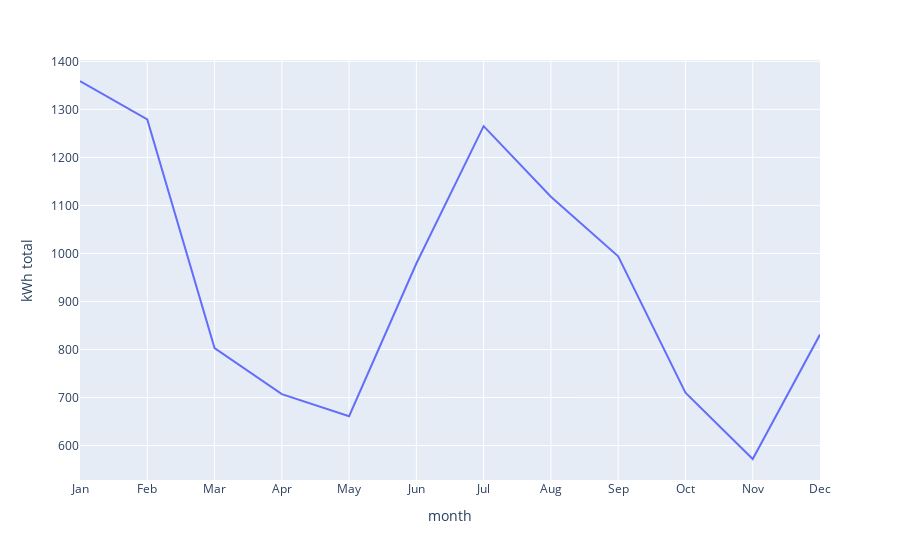
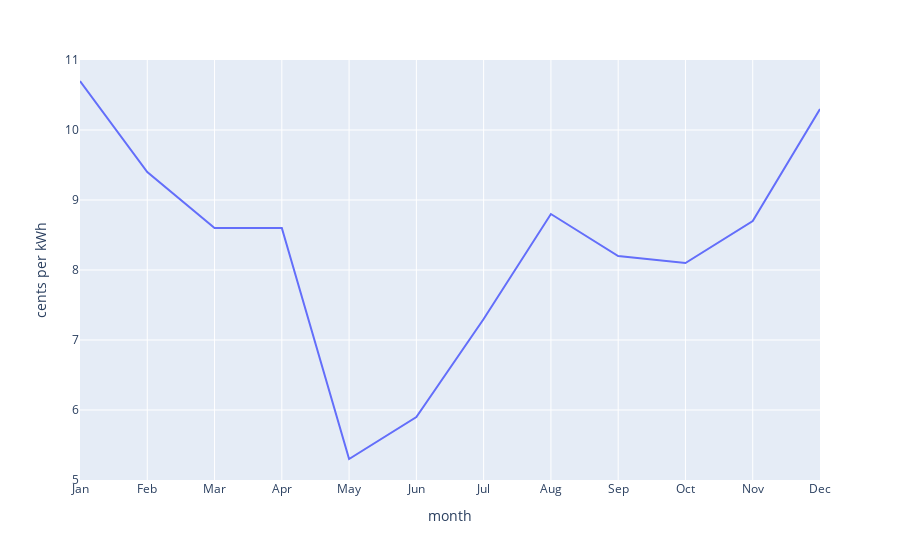
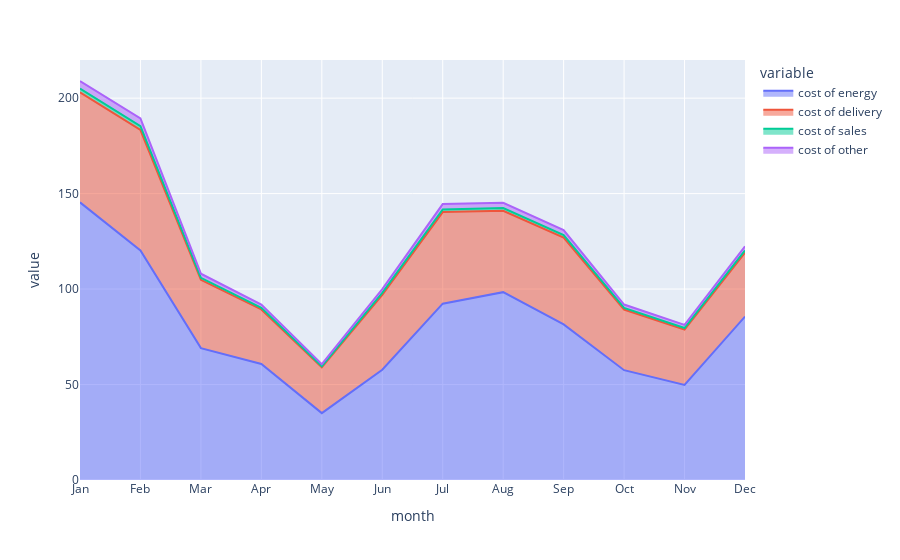

The notebook cell these images were saved under, in order:
### Code cell
import plotly.express as px

print(df.columns)
kWh_total = px.line(df, x='month', y='kWh total')
display(kWh_total)
cents_per_kWh = px.line(df, x='month', y='cents per kWh')
display(cents_per_kWh)
cost = px.area(df, x='month', y=['cost of energy', 'cost of delivery', 'cost of sales', 'cost of other'])
display(cost)

### Figure 1 — Plotly figure (JSON) as saved in the notebook; plotly's stock layout.template omitted (floating-point values rounded to 4 significant figures)
{"data": [{"hovertemplate": "month=%{x}<br>kWh total=%{y}<extra></extra>", "legendgroup": "", "line": {"color": "#636efa", "dash": "solid"}, "marker": {"symbol": "circle"}, "mode": "lines", "name": "", "orientation": "v", "showlegend": false, "type": "scatter", "x": ["Jan", "Feb", "Mar", "Apr", "May", "Jun", "Jul", "Aug", "Sep", "Oct", "Nov", "Dec"], "xaxis": "x", "y": [1359, 1279, 803, 707, 661, 979, 1265, 1118, 994, 710, 572, 831], "yaxis": "y"}], "layout": {"legend": {"tracegroupgap": 0}, "margin": {"t": 60}, "xaxis": {"anchor": "y", "domain": [0, 1], "title": {"text": "month"}}, "yaxis": {"anchor": "x", "domain": [0, 1], "title": {"text": "kWh total"}}}}

### Figure 2 — Plotly figure (JSON) as saved in the notebook; plotly's stock layout.template omitted (floating-point values rounded to 4 significant figures)
{"data": [{"hovertemplate": "month=%{x}<br>cents per kWh=%{y}<extra></extra>", "legendgroup": "", "line": {"color": "#636efa", "dash": "solid"}, "marker": {"symbol": "circle"}, "mode": "lines", "name": "", "orientation": "v", "showlegend": false, "type": "scatter", "x": ["Jan", "Feb", "Mar", "Apr", "May", "Jun", "Jul", "Aug", "Sep", "Oct", "Nov", "Dec"], "xaxis": "x", "y": [10.7, 9.4, 8.6, 8.6, 5.3, 5.9, 7.3, 8.8, 8.2, 8.1, 8.7, 10.3], "yaxis": "y"}], "layout": {"legend": {"tracegroupgap": 0}, "margin": {"t": 60}, "xaxis": {"anchor": "y", "domain": [0, 1], "title": {"text": "month"}}, "yaxis": {"anchor": "x", "domain": [0, 1], "title": {"text": "cents per kWh"}}}}

### Figure 3 — Plotly figure (JSON) as saved in the notebook; plotly's stock layout.template omitted (floating-point values rounded to 4 significant figures)
{"data": [{"fillpattern": {"shape": ""}, "hovertemplate": "variable=cost of energy<br>month=%{x}<br>value=%{y}<extra></extra>", "legendgroup": "cost of energy", "line": {"color": "#636efa"}, "marker": {"symbol": "circle"}, "mode": "lines", "name": "cost of energy", "orientation": "v", "showlegend": true, "stackgroup": "1", "type": "scatter", "x": ["Jan", "Feb", "Mar", "Apr", "May", "Jun", "Jul", "Aug", "Sep", "Oct", "Nov", "Dec"], "xaxis": "x", "y": [145.4, 120.2, 69.06, 60.8, 35.03, 57.76, 92.35, 98.38, 81.51, 57.51, 49.76, 85.59], "yaxis": "y"}, {"fillpattern": {"shape": ""}, "hovertemplate": "variable=cost of delivery<br>month=%{x}<br>value=%{y}<extra></extra>", "legendgroup": "cost of delivery", "line": {"color": "#EF553B"}, "marker": {"symbol": "circle"}, "mode": "lines", "name": "cost of delivery", "orientation": "v", "showlegend": true, "stackgroup": "1", "type": "scatter", "x": ["Jan", "Feb", "Mar", "Apr", "May", "Jun", "Jul", "Aug", "Sep", "Oct", "Nov", "Dec"], "xaxis": "x", "y": [57.63, 63.08, 35.75, 28.52, 23.94, 39.22, 47.96, 42.6, 45.49, 31.76, 29, 33.53], "yaxis": "y"}, {"fillpattern": {"shape": ""}, "hovertemplate": "variable=cost of sales<br>month=%{x}<br>value=%{y}<extra></extra>", "legendgroup": "cost of sales", "line": {"color": "#00cc96"}, "marker": {"symbol": "circle"}, "mode": "lines", "name": "cost of sales", "orientation": "v", "showlegend": true, "stackgroup": "1", "type": "scatter", "x": ["Jan", "Feb", "Mar", "Apr", "May", "Jun", "Jul", "Aug", "Sep", "Oct", "Nov", "Dec"], "xaxis": "x", "y": [2.01, 2.04, 1.09, 0.86, 0.57, 1.01, 1.43, 1.43, 1.32, 0.89, 0.84, 1.1], "yaxis": "y"}, {"fillpattern": {"shape": ""}, "hovertemplate": "variable=cost of other<br>month=%{x}<br>value=%{y}<extra></extra>", "legendgroup": "cost of other", "line": {"color": "#ab63fa"}, "marker": {"symbol": "circle"}, "mode": "lines", "name": "cost of other", "orientation": "v", "showlegend": true, "stackgroup": "1", "type": "scatter", "x": ["Jan", "Feb", "Mar", "Apr", "May", "Jun", "Jul", "Aug", "Sep", "Oct", "Nov", "Dec"], "xaxis": "x", "y": [3.93, 3.99, 2.14, 1.68, 1.11, 1.97, 2.79, 2.8, 2.58, 1.74, 1.65, 2.15], "yaxis": "y"}], "layout": {"legend": {"title": {"text": "variable"}, "tracegroupgap": 0}, "margin": {"t": 60}, "xaxis": {"anchor": "y", "domain": [0, 1], "title": {"text": "month"}}, "yaxis": {"anchor": "x", "domain": [0, 1], "title": {"text": "value"}}}}
